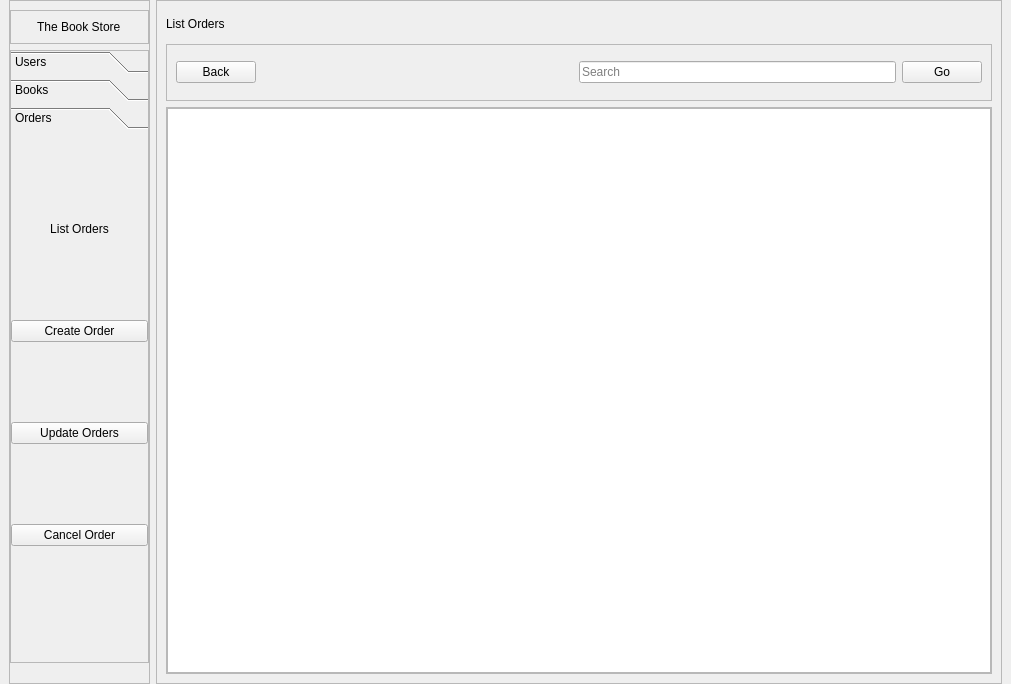
<?xml version="1.0" encoding="UTF-8"?>
<ui version="4.0">
 <class>MainWindow</class>
 <widget class="QMainWindow" name="MainWindow">
  <property name="geometry">
   <rect>
    <x>0</x>
    <y>0</y>
    <width>1011</width>
    <height>684</height>
   </rect>
  </property>
  <property name="windowTitle">
   <string>MainWindow</string>
  </property>
  <widget class="QWidget" name="centralwidget">
   <layout class="QHBoxLayout" name="horizontalLayout" stretch="1,6">
    <property name="topMargin">
     <number>0</number>
    </property>
    <property name="bottomMargin">
     <number>0</number>
    </property>
    <item>
     <widget class="QFrame" name="frame">
      <property name="frameShape">
       <enum>QFrame::StyledPanel</enum>
      </property>
      <property name="frameShadow">
       <enum>QFrame::Raised</enum>
      </property>
      <layout class="QVBoxLayout" name="verticalLayout">
       <property name="leftMargin">
        <number>0</number>
       </property>
       <property name="rightMargin">
        <number>0</number>
       </property>
       <property name="bottomMargin">
        <number>20</number>
       </property>
       <item>
        <widget class="QFrame" name="frame_3">
         <property name="frameShape">
          <enum>QFrame::StyledPanel</enum>
         </property>
         <property name="frameShadow">
          <enum>QFrame::Raised</enum>
         </property>
         <layout class="QHBoxLayout" name="horizontalLayout_2">
          <item alignment="Qt::AlignHCenter">
           <widget class="QLabel" name="l_storetitle">
            <property name="text">
             <string>The Book Store</string>
            </property>
           </widget>
          </item>
         </layout>
        </widget>
       </item>
       <item>
        <widget class="QFrame" name="frame_4">
         <property name="sizePolicy">
          <sizepolicy hsizetype="Preferred" vsizetype="Expanding">
           <horstretch>0</horstretch>
           <verstretch>0</verstretch>
          </sizepolicy>
         </property>
         <property name="frameShape">
          <enum>QFrame::StyledPanel</enum>
         </property>
         <property name="frameShadow">
          <enum>QFrame::Raised</enum>
         </property>
         <layout class="QHBoxLayout" name="horizontalLayout_3">
          <property name="leftMargin">
           <number>0</number>
          </property>
          <property name="topMargin">
           <number>0</number>
          </property>
          <property name="rightMargin">
           <number>0</number>
          </property>
          <property name="bottomMargin">
           <number>30</number>
          </property>
          <item>
           <widget class="QToolBox" name="tb_sidemenu">
            <property name="sizePolicy">
             <sizepolicy hsizetype="Preferred" vsizetype="Preferred">
              <horstretch>0</horstretch>
              <verstretch>0</verstretch>
             </sizepolicy>
            </property>
            <property name="currentIndex">
             <number>2</number>
            </property>
            <widget class="QWidget" name="p_user">
             <property name="geometry">
              <rect>
               <x>0</x>
               <y>0</y>
               <width>119</width>
               <height>146</height>
              </rect>
             </property>
             <attribute name="label">
              <string>Users</string>
             </attribute>
             <layout class="QVBoxLayout" name="verticalLayout_4">
              <property name="leftMargin">
               <number>0</number>
              </property>
              <property name="rightMargin">
               <number>0</number>
              </property>
              <item>
               <widget class="QPushButton" name="pb_listusers">
                <property name="text">
                 <string>List Users</string>
                </property>
               </widget>
              </item>
              <item>
               <widget class="QPushButton" name="pb_adduser">
                <property name="text">
                 <string>Add User</string>
                </property>
               </widget>
              </item>
              <item>
               <widget class="QPushButton" name="pb_updateuser">
                <property name="text">
                 <string>Update User</string>
                </property>
               </widget>
              </item>
              <item>
               <widget class="QPushButton" name="pb_deleteuser">
                <property name="text">
                 <string>Delete User</string>
                </property>
               </widget>
              </item>
             </layout>
            </widget>
            <widget class="QWidget" name="p_book">
             <property name="geometry">
              <rect>
               <x>0</x>
               <y>0</y>
               <width>128</width>
               <height>146</height>
              </rect>
             </property>
             <attribute name="label">
              <string>Books</string>
             </attribute>
             <layout class="QVBoxLayout" name="verticalLayout_5">
              <property name="leftMargin">
               <number>0</number>
              </property>
              <property name="rightMargin">
               <number>0</number>
              </property>
              <item>
               <widget class="QPushButton" name="pb_listbooks">
                <property name="text">
                 <string>List Books</string>
                </property>
               </widget>
              </item>
              <item>
               <widget class="QPushButton" name="pb_addbook">
                <property name="text">
                 <string>Add Book</string>
                </property>
               </widget>
              </item>
              <item>
               <widget class="QPushButton" name="pb_updatebook">
                <property name="text">
                 <string>Update Books</string>
                </property>
               </widget>
              </item>
              <item>
               <widget class="QPushButton" name="pb_deletebook">
                <property name="text">
                 <string>Delete Book</string>
                </property>
               </widget>
              </item>
             </layout>
            </widget>
            <widget class="QWidget" name="p_order">
             <property name="geometry">
              <rect>
               <x>0</x>
               <y>0</y>
               <width>135</width>
               <height>458</height>
              </rect>
             </property>
             <attribute name="label">
              <string>Orders</string>
             </attribute>
             <layout class="QVBoxLayout" name="verticalLayout_6">
              <property name="spacing">
               <number>-1</number>
              </property>
              <property name="leftMargin">
               <number>0</number>
              </property>
              <property name="rightMargin">
               <number>0</number>
              </property>
              <item>
               <widget class="QPushButton" name="pb_listorders">
                <property name="text">
                 <string>List Orders</string>
                </property>
                <property name="flat">
                 <bool>true</bool>
                </property>
               </widget>
              </item>
              <item>
               <widget class="QPushButton" name="pb_createorder">
                <property name="text">
                 <string>Create Order</string>
                </property>
               </widget>
              </item>
              <item>
               <widget class="QPushButton" name="pb_updateorders">
                <property name="text">
                 <string>Update Orders</string>
                </property>
               </widget>
              </item>
              <item>
               <widget class="QPushButton" name="pb_cancelorder">
                <property name="text">
                 <string>Cancel Order</string>
                </property>
               </widget>
              </item>
             </layout>
            </widget>
           </widget>
          </item>
         </layout>
        </widget>
       </item>
      </layout>
     </widget>
    </item>
    <item>
     <widget class="QFrame" name="frame_2">
      <property name="frameShape">
       <enum>QFrame::StyledPanel</enum>
      </property>
      <property name="frameShadow">
       <enum>QFrame::Raised</enum>
      </property>
      <layout class="QVBoxLayout" name="verticalLayout_2" stretch="1,2,20">
       <item>
        <widget class="QLabel" name="l_pagebanner">
         <property name="text">
          <string>List Orders</string>
         </property>
        </widget>
       </item>
       <item>
        <widget class="QFrame" name="frame_5">
         <property name="frameShape">
          <enum>QFrame::StyledPanel</enum>
         </property>
         <property name="frameShadow">
          <enum>QFrame::Raised</enum>
         </property>
         <layout class="QHBoxLayout" name="horizontalLayout_4">
          <item>
           <widget class="QPushButton" name="pb_back">
            <property name="text">
             <string>Back</string>
            </property>
           </widget>
          </item>
          <item>
           <spacer name="horizontalSpacer">
            <property name="orientation">
             <enum>Qt::Horizontal</enum>
            </property>
            <property name="sizeHint" stdset="0">
             <size>
              <width>317</width>
              <height>20</height>
             </size>
            </property>
           </spacer>
          </item>
          <item>
           <widget class="QLineEdit" name="le_search">
            <property name="placeholderText">
             <string>Search</string>
            </property>
           </widget>
          </item>
          <item>
           <widget class="QPushButton" name="pb_go">
            <property name="text">
             <string>Go</string>
            </property>
           </widget>
          </item>
         </layout>
        </widget>
       </item>
       <item>
        <widget class="QFrame" name="frame_6">
         <property name="frameShape">
          <enum>QFrame::StyledPanel</enum>
         </property>
         <property name="frameShadow">
          <enum>QFrame::Raised</enum>
         </property>
         <layout class="QVBoxLayout" name="verticalLayout_3">
          <property name="leftMargin">
           <number>0</number>
          </property>
          <property name="topMargin">
           <number>0</number>
          </property>
          <property name="rightMargin">
           <number>0</number>
          </property>
          <property name="bottomMargin">
           <number>0</number>
          </property>
          <item>
           <widget class="QTableView" name="tv_listorders">
            <attribute name="horizontalHeaderDefaultSectionSize">
             <number>150</number>
            </attribute>
           </widget>
          </item>
         </layout>
        </widget>
       </item>
      </layout>
     </widget>
    </item>
   </layout>
  </widget>
 </widget>
 <resources/>
 <connections/>
</ui>
